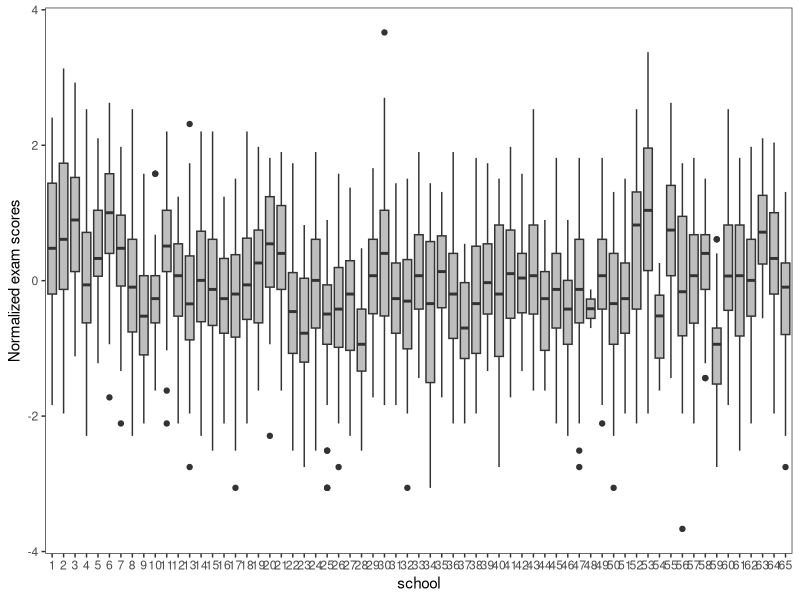
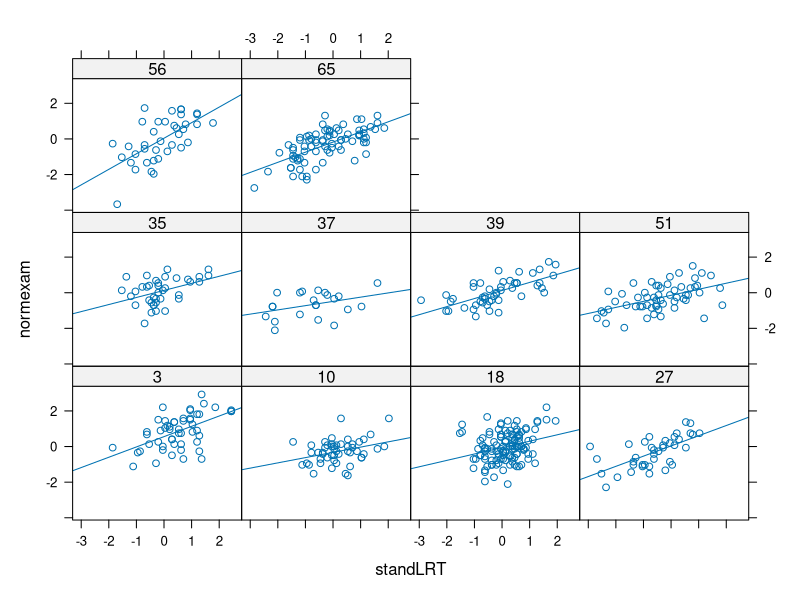
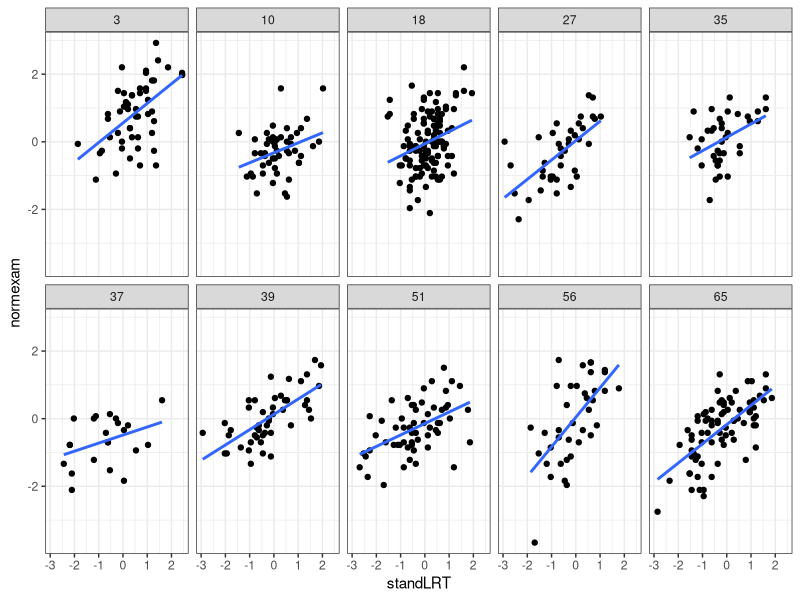
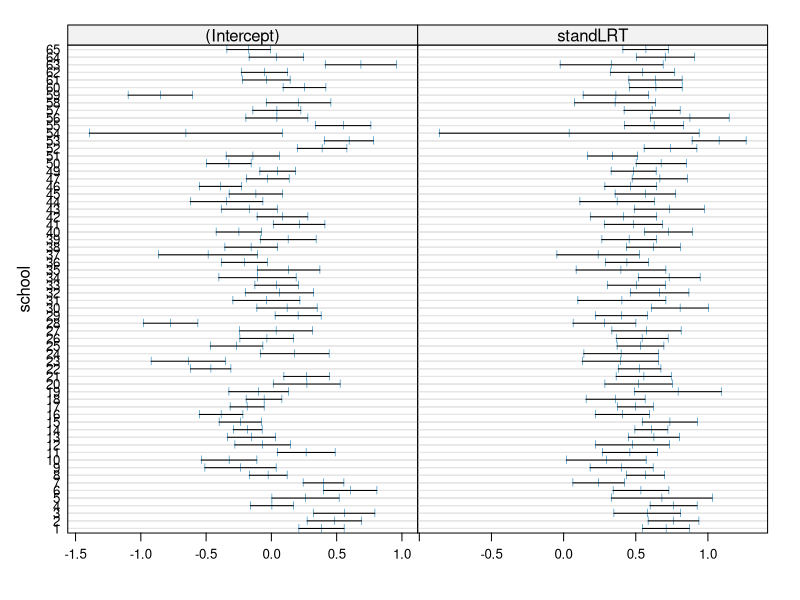
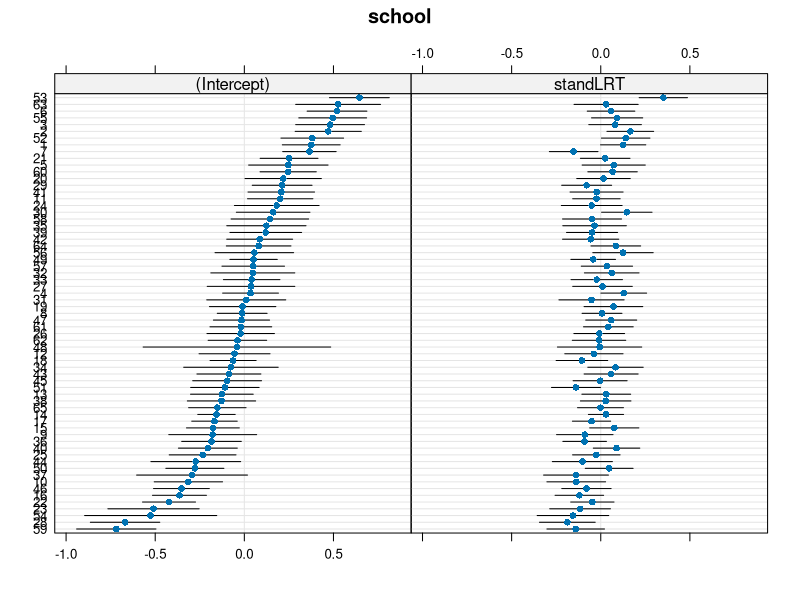
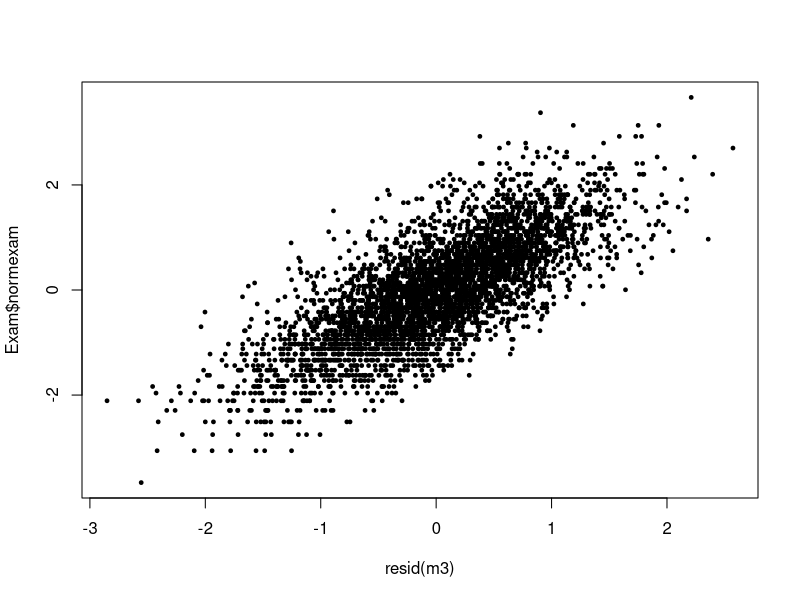
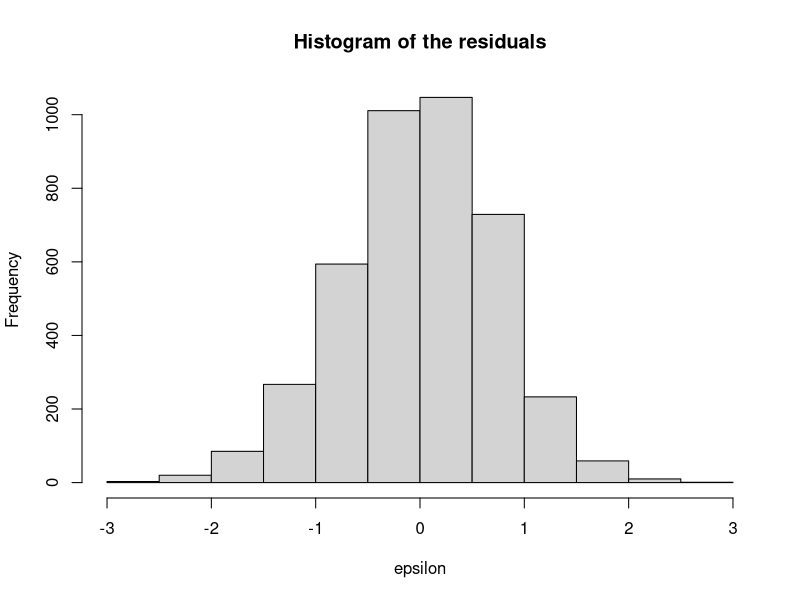
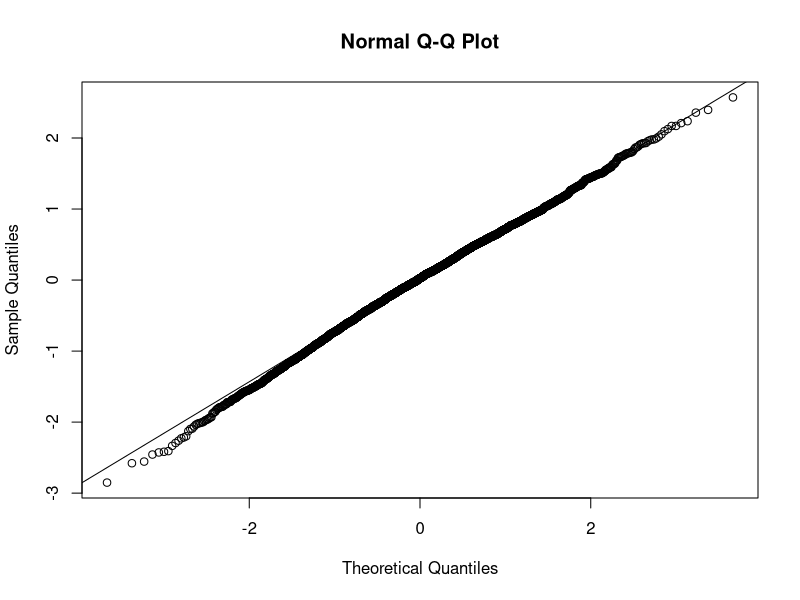

Recreate these plots in R, in order.
## ---- chunk 1
#uncomment and run the following line if you did have these packages installed
#install.packages(c("nlme","lme4","mlmRev","ggplot2","lattice"))

# load packages
library(lme4)
library(nlme)
library(mlmRev)  #for Exam data

# for data visualization
library(ggplot2)
library(lattice)
## ---- chunk 2
# load built-in data
data(Exam)

# fit a simple linear model
m1 = lm(normexam ~ standLRT, data = Exam)
summary(m1)
## ---- chunk 3
ggplot(Exam, aes(school, normexam)) + 
  geom_boxplot(fill="grey") + 
  ylab("Normalized exam scores") + 
  theme_bw() + theme(panel.grid = element_blank()) 
## ---- chunk 4
set.seed(202201)
school_id = sample(unique(Exam$school), size = 10, replace = F)
Exam_sub = Exam[Exam$school %in% school_id,]

# scatterplots group by school
xyplot(normexam ~ standLRT | school, data = Exam_sub, type = c("p", "r"))

# another way to display
ggplot(Exam_sub, aes(x=standLRT, y=normexam)) + 
  geom_point() + geom_smooth(method="lm", se=FALSE) +
  facet_wrap(~school, nrow = 2) + theme_bw()
## ---- chunk 5
m1_lst = lmList(normexam ~ standLRT|school, Exam, subset = school!=48)
head(coef(m1_lst), n=10) # show the first 10 regression lines

#and compare the confidence intervals on these coefficients.
ci = intervals(m1_lst)
plot(ci)
## ---- chunk 6
# mixed model with random intercept
m2 = lmer(normexam ~ standLRT + (1|school), data = Exam)
summary(m2)
## ---- chunk 7
m3 = lmer(normexam ~ standLRT + (standLRT|school), data = Exam)
summary(m3)
## ---- chunk 8
# compare m3 to the previous fit m2 with
anova(m2, m3)
## ---- chunk 9
m4 = lmer(normexam ~ standLRT + sex+ (standLRT+sex|school), data = Exam)
summary(m4)
## ---- chunk 10
# The varying intercepts and slopes for each subject can be viewed by
ranef(m3)$school[1:10,]
## ---- chunk 11
# The error bars represent 95% confidence intervals.
print(dotplot(ranef(m3,condVar=TRUE)))
## ---- chunk 12
plot(resid(m3), Exam$normexam, pch=19, cex=0.5)
## ---- chunk 13
# check the normality assumption of the residuals
hist(residuals(m3), main = "Histogram of the residuals", xlab = "epsilon")
qqnorm(residuals(m3, type="pearson"))
qqline(residuals(m3, type="pearson"))

#or simply just run
#qqmath(m3)

# check the constant variance and independence assumption
plot(m3, main="Fitted values versus residuals")
plot(Exam$standLRT, residuals(m3, type="pearson"), ylab="residuals", main="Residuals against fixed effects predictors")

#The even spread of the residuals suggest that the model is a good fit for the data.


# check the normality of the random effects
ranef_m3 = ranef(m3)$school

hist(ranef_m3[,1], main = "Histogram of the random intercepts", xlab = "u_0") 
qqnorm(ranef_m3$`(Intercept)`)
qqline(ranef_m3$`(Intercept)`)

hist(ranef_m3[,2], main = "Histogram of the random slopes", xlab = "u_1") 
qqnorm(ranef_m3$standLRT)
qqline(ranef_m3$standLRT)

# check the constant variance of the random effects
ranef_m3$school_id = unique(Exam$school)
plot(as.factor(ranef_m3$school_id), ranef_m3$`(Intercept)`, xlab="school", ylab="u0")
abline(h=0, lty=2)
plot(as.factor(ranef_m3$school_id), ranef_m3$standLRT, xlab="school", ylab="u1")
abline(h=0, lty=2)
